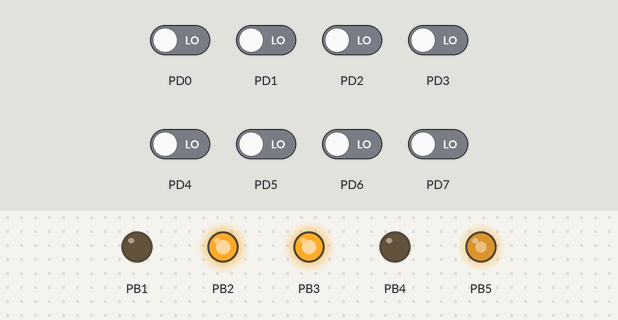
A program run on a simulated ATmega128, built with avr-gcc and emulated at 8 MHz. Parts: output pins drawn as LEDs (lit = HIGH). Inputs (shaded band) come from the test bench; at power-on: PD0–7 LOW.

Above: at 1.2 s.
1.3 s: PD0 driven HIGH
2.8 s: PD0 driven LOW
Timing chart, 0 to 5.8 s (numbered marks = the images above; inputs shaded):
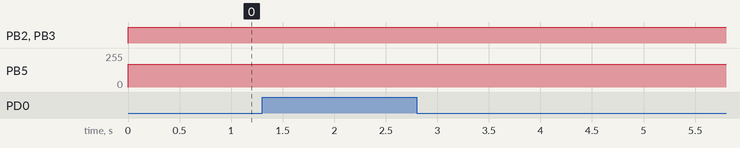

The program:

main.c
```c
/*
 * PID CONTROLLER.c
 *
 * Created: 7/28/2018 6:26:21 PM
 * Author : hp
 */
#define F_CPU 8000000

#include <avr/io.h>
#include <avr/sfr_defs.h>
#include <util/delay.h>
int i,max,j;


void pwm_init()
{
	TCCR1A |= (1<<COM1A1) | (1<<COM1B1) | (1<<WGM11);
	TCCR1B |= (1<<WGM12) | (1<<WGM13) | (1<<CS11); // prescaling of 8
	ICR1 = 4000;         //top value for maximum output
}


int pin_status[8];
int pin_config[8];

double error,p_error,t_error,integral=0,differential=0,kp,ki,kd,required;

int pid_calc (void)
{
	error=0;
	j=0;
	t_error=0;
	required=7;

	//setting pin status
	pin_status[0]=0;//0
	pin_status[1]=2;//2
	pin_status[2]=4;//4
	pin_status[3]=6;//6
	pin_status[4]=8;//8
	pin_status[5]=10;//10
	pin_status[6]=12;//12
	pin_status[7]=14;//14

	//checking pins
	for(i=0;i<8;i++)
	{
		if(bit_is_set(PIND,i)==1)
		{
			pin_config[i]=1;
			j++;
		}
		else
		{
			pin_config[i]=0;

		}
	}

	//calculating error
	for(i=0;i<8;i++)
	{
		error+=(pin_status[i]*pin_config[i]);
	}
	error=required-error;
	error/=j;
	integral=p_error+error;
	differential=(error-p_error);
	t_error=(kp*error+ki*integral+kd*differential);
	p_error=error;
	return t_error;
}


void forward(void)
{

	PORTB=PORTB|(1<<PINB2);//m1 + m1 forward
	//PORTB=PORTB&(~(1<<PINB0));//m1 -
	PORTB=PORTB|(1<<PINB3);//m2 + m2 forward
	//PORTB=PORTB&(~(1<<PINB5));//m2 -

}


int main(void)
{

	/* Replace with your application code */
	pwm_init();
	DDRD=0b00000000;
	PORTD=0;
	DDRB=0b00111110;
	PORTB=0;

	while (1)
	{

		forward();
		double pid,left_rpm,right_rpm;
		pid=pid_calc();
		OCR1A=2000;
		OCR1B=2000;
		left_rpm=200+(pid);
		right_rpm=200-(pid); //max value
		OCR1A=(4000*left_rpm)/300;
		OCR1B=(4000*right_rpm)/300;
	}
}
```
